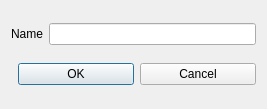
<?xml version="1.0" encoding="UTF-8"?>
<ui version="4.0">
 <class>Dialog</class>
 <widget class="QDialog" name="Dialog">
  <property name="geometry">
   <rect>
    <x>0</x>
    <y>0</y>
    <width>267</width>
    <height>109</height>
   </rect>
  </property>
  <property name="windowTitle">
   <string>Dialog</string>
  </property>
  <layout class="QVBoxLayout" name="verticalLayout">
   <item>
    <layout class="QHBoxLayout" name="horizontalLayout">
     <item>
      <widget class="QLabel" name="label">
       <property name="text">
        <string>Name</string>
       </property>
       <property name="buddy">
        <cstring>lineEdit</cstring>
       </property>
      </widget>
     </item>
     <item>
      <widget class="QLineEdit" name="lineEdit"/>
     </item>
    </layout>
   </item>
   <item>
    <layout class="QHBoxLayout" name="horizontalLayout_2">
     <item>
      <spacer name="horizontalSpacer">
       <property name="orientation">
        <enum>Qt::Horizontal</enum>
       </property>
      </spacer>
     </item>
     <item>
      <widget class="QPushButton" name="pushButton">
       <property name="text">
        <string>OK</string>
       </property>
      </widget>
     </item>
     <item>
      <widget class="QPushButton" name="pushButton_2">
       <property name="text">
        <string>Cancel</string>
       </property>
      </widget>
     </item>
    </layout>
   </item>
  </layout>
 </widget>
 <layoutdefault spacing="6" margin="11"/>
 <tabstops>
  <tabstop>pushButton</tabstop>
  <tabstop>pushButton_2</tabstop>
  <tabstop>lineEdit</tabstop>
 </tabstops>
 <resources/>
 <connections>
  <connection>
   <sender>pushButton</sender>
   <signal>clicked()</signal>
   <receiver>Dialog</receiver>
   <slot>accept()</slot>
   <hints>
    <hint type="sourcelabel">
     <x>190</x>
     <y>75</y>
    </hint>
    <hint type="destinationlabel">
     <x>94</x>
     <y>88</y>
    </hint>
   </hints>
  </connection>
  <connection>
   <sender>pushButton_2</sender>
   <signal>clicked()</signal>
   <receiver>Dialog</receiver>
   <slot>close()</slot>
   <hints>
    <hint type="sourcelabel">
     <x>233</x>
     <y>77</y>
    </hint>
    <hint type="destinationlabel">
     <x>240</x>
     <y>105</y>
    </hint>
   </hints>
  </connection>
 </connections>
</ui>
